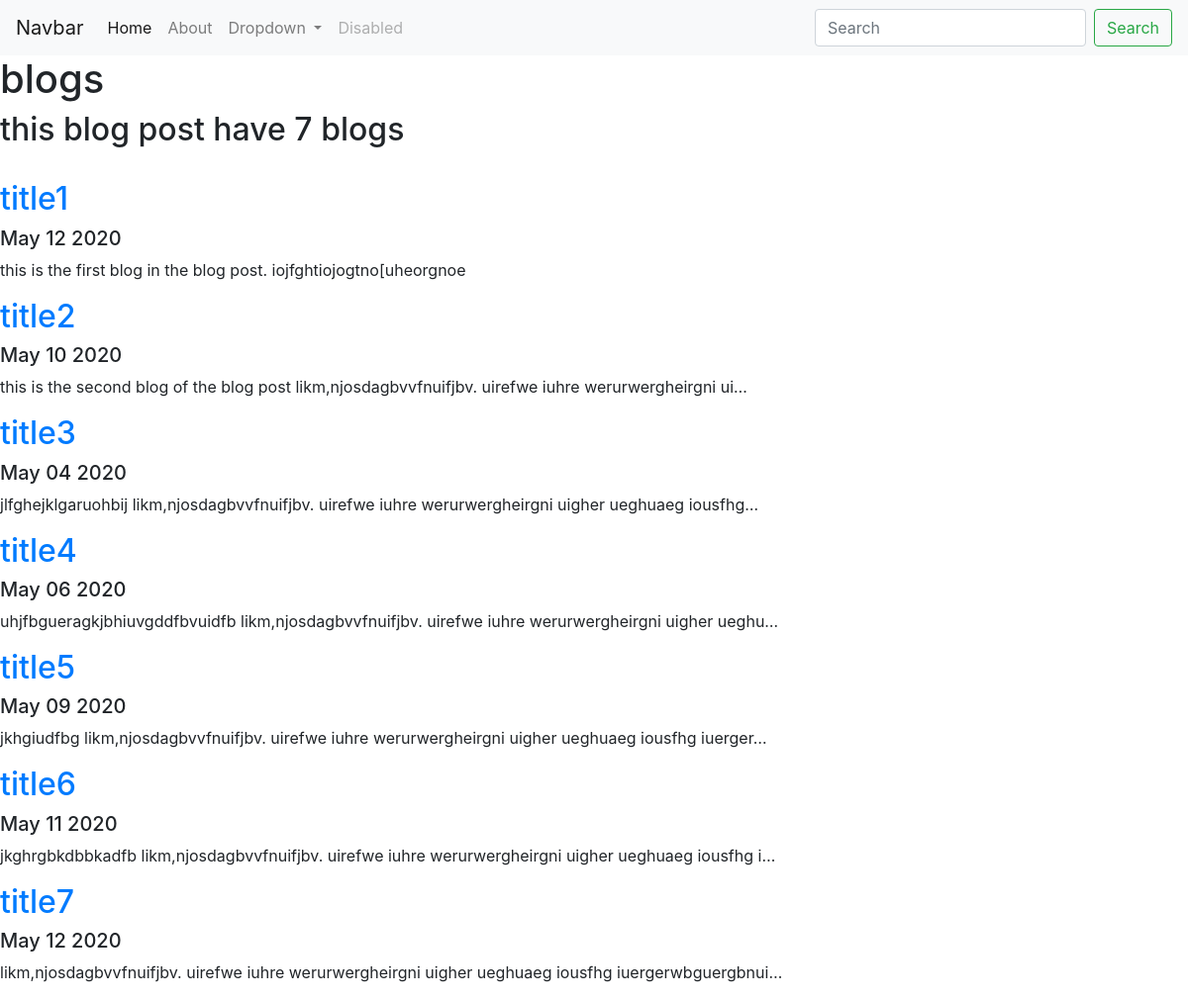
Screenshot of /blog/ with the database file from the repository.
### blog/models.py (models this page shows, shortened)
class Blog(models.Model):
    title = models.CharField(max_length=200, blank=False)
    description = models.TextField()
    date = models.DateField()

### blog/views.py (the view)
# urls.py: path('', views.all_blogs, name='all_blogs'),
def all_blogs(request):
    blogs = Blog.objects.all()
    return render(request, 'blog/all_blogs.html', {'blogs': blogs})

### blog/templates/blog/all_blogs.html
{% extends 'portfolio/base.html' %}
{% block content %}
    <h1>blogs</h1>
    <h2>this blog post have {{ blogs.count }} blog{{ blogs.count|pluralize }}</h2>
    <br>
    {% for blog in blogs %}
    <a href="{% url 'blog:detail' blog.id %}"><h2>{{ blog.title }}</h2></a>
    <h5>{{ blog.date|date:'M d Y' }}</h5>
    <p>{{ blog.description|striptags|truncatechars:100 }}</p>
    {% endfor %}
{% endblock %}

### portfolio/templates/portfolio/base.html (shortened to what this page needs)
<!doctype html>
<html lang="en">
  <head>
    <link rel="stylesheet" href="https://stackpath.bootstrapcdn.com/bootstrap/4.4.1/css/bootstrap.min.css">
  </head>
  <body>
    <nav class="navbar navbar-expand-lg navbar-light bg-light">
      <a class="navbar-brand" href="#">Navbar</a>
      <div class="collapse navbar-collapse" id="navbarSupportedContent">
        <ul class="navbar-nav mr-auto">
          <li class="nav-item active">
            <a class="nav-link" href="#">Home <span class="sr-only">(current)</span></a>
          </li>
          <li class="nav-item">
            <a class="nav-link" href="#">About</a>
          </li>
          <li class="nav-item dropdown">
            <a class="nav-link dropdown-toggle" href="#" id="navbarDropdown" role="button" data-toggle="dropdown" aria-haspopup="true" aria-expanded="false">
              Dropdown
            </a>
          </li>
          <li class="nav-item">
            <a class="nav-link disabled" href="#" tabindex="-1" aria-disabled="true">Disabled</a>
          </li>
        </ul>
        <form class="form-inline my-2 my-lg-0">
          <input class="form-control mr-sm-2" type="search" placeholder="Search" aria-label="Search">
          <button class="btn btn-outline-success my-2 my-sm-0" type="submit">Search</button>
        </form>
      </div>
    </nav>
    {% block content %}{% endblock %}
  </body>
</html>

### rows the page displays
Blog: title "title1", date "May 12 2020", description "this is the first blog in the blog post. iojfghtiojogtno[uheorgnoe"
Blog: title "title2", date "May 10 2020", description "this is the second blog of the blog post likm,njosdagbvvfnuifjbv. uirefwe iuhre werurwergheirgni ui…"
Blog: title "title3", date "May 04 2020", description "jlfghejklgaruohbij likm,njosdagbvvfnuifjbv. uirefwe iuhre werurwergheirgni uigher ueghuaeg iousfhg…"
Blog: title "title4", date "May 06 2020", description "uhjfbgueragkjbhiuvgddfbvuidfb likm,njosdagbvvfnuifjbv. uirefwe iuhre werurwergheirgni uigher ueghu…"
Blog: title "title5", date "May 09 2020", description "jkhgiudfbg likm,njosdagbvvfnuifjbv. uirefwe iuhre werurwergheirgni uigher ueghuaeg iousfhg iuerger…"
Blog: title "title6", date "May 11 2020", description "jkghrgbkdbbkadfb likm,njosdagbvvfnuifjbv. uirefwe iuhre werurwergheirgni uigher ueghuaeg iousfhg i…"
Blog: title "title7", date "May 12 2020", description "likm,njosdagbvvfnuifjbv. uirefwe iuhre werurwergheirgni uigher ueghuaeg iousfhg iuergerwbguergbnui…"

### other values shown
{{ blogs.count }} "7"
